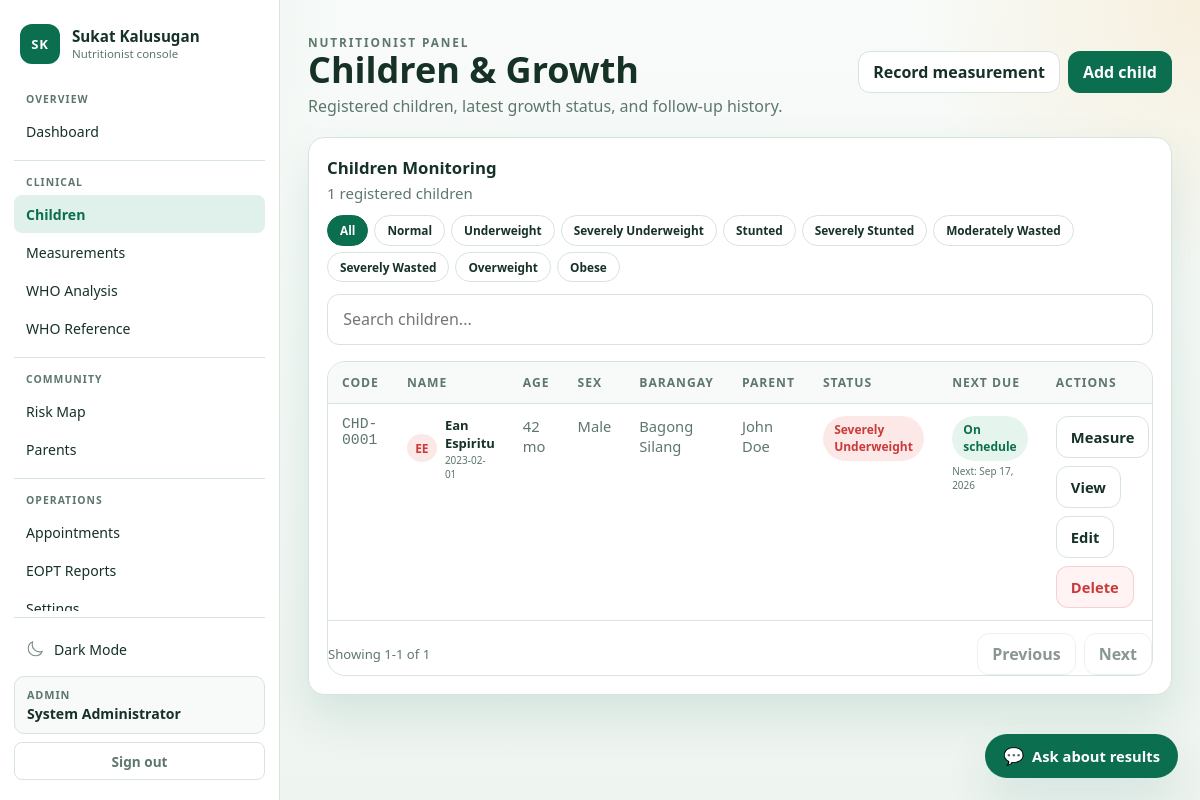
Screenshot of /nutritionist/children.php (signed in) with the database file from the repository.
### tables this page shows
CREATE TABLE `children` (
  `id` int(10) UNSIGNED NOT NULL,
  `child_code` varchar(20) NOT NULL,
  `first_name` varchar(100) NOT NULL,
  `middle_name` varchar(60) DEFAULT NULL,
  `last_name` varchar(100) NOT NULL,
  `birthdate` date NOT NULL,
  `sex` enum('Male','Female') NOT NULL,
  `barangay_id` int(10) UNSIGNED DEFAULT NULL,
  `address` varchar(255) DEFAULT NULL,
  `purok` varchar(150) DEFAULT NULL,
  `is_ip` tinyint(1) NOT NULL DEFAULT 0,
  `has_disability` tinyint(1) NOT NULL DEFAULT 0,
  `parent_id` int(10) UNSIGNED NOT NULL,
  `created_at` timestamp NOT NULL DEFAULT current_timestamp(),
  `updated_at` timestamp NOT NULL DEFAULT current_timestamp() ON UPDATE current_timestamp()
);

CREATE TABLE `barangays` (
  `id` int(10) UNSIGNED NOT NULL,
  `name` varchar(100) NOT NULL,
  `city_municipality` varchar(150) DEFAULT NULL,
  `status` enum('active','inactive') NOT NULL DEFAULT 'active',
  `created_at` timestamp NOT NULL DEFAULT current_timestamp(),
  `updated_at` timestamp NOT NULL DEFAULT current_timestamp() ON UPDATE current_timestamp()
);

CREATE TABLE `parents` (
  `id` int(10) UNSIGNED NOT NULL,
  `name` varchar(150) NOT NULL,
  `email` varchar(150) NOT NULL,
  `password_hash` varchar(255) NOT NULL,
  `parent_type` enum('Father','Mother','Guardian','Grandparent','Other') NOT NULL DEFAULT 'Guardian',
  `phone` varchar(30) DEFAULT NULL,
  `address` varchar(255) DEFAULT NULL,
  `barangay_id` int(10) UNSIGNED DEFAULT NULL,
  `status` enum('active','inactive') NOT NULL DEFAULT 'active',
  `created_at` timestamp NOT NULL DEFAULT current_timestamp(),
  `updated_at` timestamp NOT NULL DEFAULT current_timestamp() ON UPDATE current_timestamp()
);

CREATE TABLE `measurements` (
  `id` int(10) UNSIGNED NOT NULL,
  `child_id` int(10) UNSIGNED NOT NULL,
  `height_cm` decimal(5,2) NOT NULL,
  `weight_kg` decimal(5,3) NOT NULL,
  `age_months` int(10) UNSIGNED NOT NULL,
  `measurement_date` date NOT NULL,
  `source_type` enum('kiosk','manual','mobile') NOT NULL DEFAULT 'kiosk',
  `waz` decimal(5,2) DEFAULT NULL,
  `haz` decimal(5,2) DEFAULT NULL,
  `whz` decimal(5,2) DEFAULT NULL,
  `nutritional_status` enum('Normal','Underweight','Severely Underweight','Stunted','Severely Stunted','Wasted','Severely Wasted','Moderately Wasted','Overweight','Obese') DEFAULT NULL,
  `wfa_status` enum('SUW','UW','Normal','OW') DEFAULT NULL,
  `hfa_status` enum('SSt','St','Normal','T') DEFAULT NULL,
  `wfh_status` enum('SW','MW','Normal','OW','Ob') DEFAULT NULL,
  `is_flagged` tinyint(1) NOT NULL DEFAULT 0,
  `flag_reason` varchar(150) DEFAULT NULL,
  `device_id` int(10) UNSIGNED DEFAULT NULL,
  `recorded_by` int(10) UNSIGNED DEFAULT NULL,
  `created_at` timestamp NOT NULL DEFAULT current_timestamp()
);

### public_html/nutritionist/children.php (the view, shortened to what the rows shown need)
<?php
require_once __DIR__ . '/../includes/nutritionist_helpers.php';
require_once __DIR__ . '/../includes/who_calculator.php';
require_once __DIR__ . '/../includes/followup_scheduler.php';
function nutritionist_child_status_class(?string $status): string
{
    return match ($status) {
        'Normal' => 'is-success',
        'Overweight' => 'is-warn',
        'Pending' => 'is-muted',
        default => 'is-danger',
    };
}
$user = nutritionist_require_access();
$statusFilter = (string)($_GET['status'] ?? 'All');
$childrenParams = [];
$childrenScope = nutritionist_scope_fragment(
    $user,
    'c.barangay_id',
    $childrenParams
);
$children = admin_fetch_all(
    "SELECT
        c.id,
        c.child_code,
        c.first_name,
        c.middle_name,
        c.last_name,
        c.birthdate,
        c.sex,
        c.barangay_id,
        bg.name AS barangay,
        c.is_ip,
        c.has_disability,
        c.parent_id,
        p.name AS parent_name,
        p.status AS parent_status,
        lm.measurement_date,
        lm.height_cm,
        lm.weight_kg,
        lm.waz,
        lm.haz,
        lm.whz,
        lm.nutritional_status,
        lm.wfa_status,
        lm.hfa_status,
        lm.wfh_status
     FROM children c
     INNER JOIN parents p
        ON p.id = c.parent_id
     LEFT JOIN barangays bg
        ON bg.id = c.barangay_id
     LEFT JOIN measurements lm
        ON lm.id = (
            SELECT m.id
            FROM measurements m
            WHERE m.child_id = c.id
            ORDER BY m.measurement_date DESC, m.id DESC
            LIMIT 1
        )
     WHERE {$childrenScope}
     ORDER BY
        c.last_name ASC,
        c.first_name ASC",
    str_repeat('i', count($childrenParams)),
    $childrenParams
);
$filteredChildren = array_values(
    array_filter(
        $children,
        static function (array $child) use ($statusFilter): bool {
            if ($statusFilter === 'All') {
                return true;
            }
            return (string)(
                $child['nutritional_status'] ?? 'Pending'
            ) === $statusFilter;
        }
    )
);
?>
<section class="nutritionist-panel">
    <div class="nutritionist-form-head" style="margin-bottom:12px;">
        <div>
            <h2 class="admin-section-title" style="margin-bottom:2px;">
                Children Monitoring
            </h2>
        </div>
    </div>
    <div class="nutritionist-table-wrap">
        <table class="nutritionist-table" id="children-table">
            <thead>
                <tr>
                    <th>Code</th>
                    <th>Name</th>
                    <th>Age</th>
                    <th>Sex</th>
                    <th>Barangay</th>
                    <th>Parent</th>
                    <th>Status</th>
                    <th>Next Due</th>
                    <th>Actions</th>
                </tr>
            </thead>
            <tbody>
                <?php foreach ($filteredChildren as $child): ?>
                    <?php
                    $ageMonths =
                        doh_age_in_months(
                            (string)$child['birthdate']
                        ) ?? 0;
                    $status =
                        (string)(
                            $child['nutritional_status']
                            ?? 'Pending'
                        );
                    $pillClass =
                        nutritionist_child_status_class($status);
                    $schedule = followup_card_state(
                        (string)$child['birthdate'],
                        ($child['measurement_date'] ?? null) !== null ? (string)$child['measurement_date'] : null,
                        ($child['wfa_status'] ?? null) !== null ? (string)$child['wfa_status'] : null,
                        ($child['hfa_status'] ?? null) !== null ? (string)$child['hfa_status'] : null,
                        ($child['wfh_status'] ?? null) !== null ? (string)$child['wfh_status'] : null
                    );
                    ?>
                    <tr
                        data-filter-text="<?php
                            echo nutritionist_e(
                                strtolower(
                                    $child['child_code']
                                    . ' '
                                    . $child['first_name']
                                    . ' '
                                    . ($child['middle_name'] ?? '')
                                    . ' '
                                    . $child['last_name']
                                    . ' '
                                    . (string)($child['barangay'] ?? '')
                                    . ' '
                                    . $child['parent_name']
                                    . ' '
                                    . $status
                                    . ' '
                                    . $schedule['label']
                                )
                            );
                        ?>"
                    >
                        <td style="font-family:monospace;color:var(--admin-muted);">
                            <?php echo nutritionist_e($child['child_code']); ?>
                        </td>
                        <td>
                            <div style="display:flex;align-items:center;gap:8px;">
                                <div
                                    class="admin-pill <?php echo $pillClass; ?>"
                                    style="min-width:30px;justify-content:center;border-radius:50%;padding:0.35rem 0.5rem;"
                                >
                                    <?php
                                    echo nutritionist_e(
                                        substr($child['first_name'], 0, 1)
                                        . substr($child['last_name'], 0, 1)
                                    );
                                    ?>
                                </div>
                                <div>
                                    <div
                                        style="font-size:13px;font-weight:600;color:var(--admin-text);"
                                    >
                                        <?php
                                        echo nutritionist_e(
                                            trim(
                                                $child['first_name']
                                                . ' '
                                                . ($child['middle_name'] ?? '')
                                                . ' '
                                                . $child['last_name']
                                            )
                                        );
                                        ?>
                                    </div>
                                    <div
                                        style="font-size:10px;color:var(--admin-muted);margin-top:1px;"
                                    >
                                        <?php
                                        echo nutritionist_e(
                                            (string)$child['birthdate']
                                        );
                                        ?>
                                    </div>
                                </div>
                            </div>
                        </td>
                        <td style="color:var(--admin-muted);">
                            <?php echo (int)$ageMonths; ?> mo
                        </td>
                        <td style="color:var(--admin-muted);">
                            <?php echo nutritionist_e(
                                (string)$child['sex']
                            ); ?>
                        </td>
                        <td style="color:var(--admin-muted);">
                            <?php echo nutritionist_e(
                                (string)($child['barangay'] ?? '')
                            ); ?>
                        </td>
                        <td style="color:var(--admin-muted);">
                            <?php echo nutritionist_e(
                                (string)$child['parent_name']
                            ); ?>
                        </td>
                        <td>
                            <span class="admin-pill <?php echo $pillClass; ?>">
                                <?php echo nutritionist_e($status); ?>
                            </span>
                        </td>
                        <td>
                            <div
                                style="display:flex;flex-direction:column;gap:3px;align-items:flex-start;"
                            >
                                <span
                                    class="admin-pill <?php echo $schedule['class']; ?>"
                                    title="EOPT schedule compliance flag"
                                >
                                    <?php echo nutritionist_e($schedule['label']); ?>
                                </span>
                                <span style="font-size:10px;color:var(--admin-muted);">
                                    <?php
                                    echo $schedule['due'] !== null
                                        ? nutritionist_e('Next: ' . $schedule['due'])
                                        : '—';
                                    ?>
                                </span>
                            </div>
                        </td>
                        <td>
                            <div class="admin-actions">
                                <a
                                    class="admin-btn-secondary"
                                    href="<?php echo nutritionist_e(
                                        app_url(
                                            '/nutritionist/measurement_record.php?child='
                                            . (int)$child['id']
                                        )
                                    ); ?>"
                                    title="Record a manual measurement for this child"
                                >
                                    Measure
                                </a>
                                <a
                                    class="admin-btn-secondary"
                                    href="<?php echo nutritionist_e(
                                        app_url(
                                            '/nutritionist/children.php?view='
                                            . (int)$child['id']
                                        )
                                    ); ?>"
                                >
                                    View
                                </a>
                                <a
                                    class="admin-btn-secondary"
                                    href="<?php echo nutritionist_e(
                                        app_url(
                                            '/nutritionist/child_form.php?id='
                                            . (int)$child['id']
                                        )
                                    ); ?>"
                                >
                                    Edit
                                </a>
                                <form
                                    method="post"
                                    action="<?php echo nutritionist_e(
                                        app_url('/nutritionist/children.php')
                                    ); ?>"
                                    onsubmit="return confirm('Delete <?php
                                        echo nutritionist_e(
                                            trim(
                                                $child['first_name']
                                                . ' '
                                                . ($child['middle_name'] ?? '')
                                                . ' '
                                                . $child['last_name']
                                            )
                                        );
                                    ?>?');"
                                >
                                    <button
                                        class="admin-btn-danger"
                                        type="submit"
                                    >
                                        Delete
                                    </button>
                                </form>
                            </div>
                        </td>
                    </tr>
                <?php endforeach; ?>
            </tbody>
        </table>
    </div>
</section>

### rows the page displays
children: child_code "CHD-0001", first_name+last_name "EE", first_name+middle_name+last_name "Ean Espiritu", birthdate "2023-02-01", birthdate "42", sex "Male", barangay.name "Bagong Silang", parent.name "John Doe", measurements.nutritional_status "Severely Underweight", label "On schedule", due "Next: Sep 17, 2026"

### other values shown
nutritionist_e($group['label']) "OVERVIEW"
nutritionist_e($item['label']) "Dashboard"
nutritionist_e($group['label']) "CLINICAL"
nutritionist_e($item['label']) "Children"
nutritionist_e($item['label']) "Measurements"
nutritionist_e($item['label']) "WHO Analysis"
nutritionist_e($item['label']) "WHO Reference"
nutritionist_e($group['label']) "COMMUNITY"
nutritionist_e($item['label']) "Risk Map"
nutritionist_e($item['label']) "Parents"
nutritionist_e($group['label']) "OPERATIONS"
nutritionist_e($item['label']) "Appointments"
nutritionist_e($item['label']) "EOPT Reports"
nutritionist_e(ucfirst($userRole)) "ADMIN"
nutritionist_e($userName) "System Administrator"
